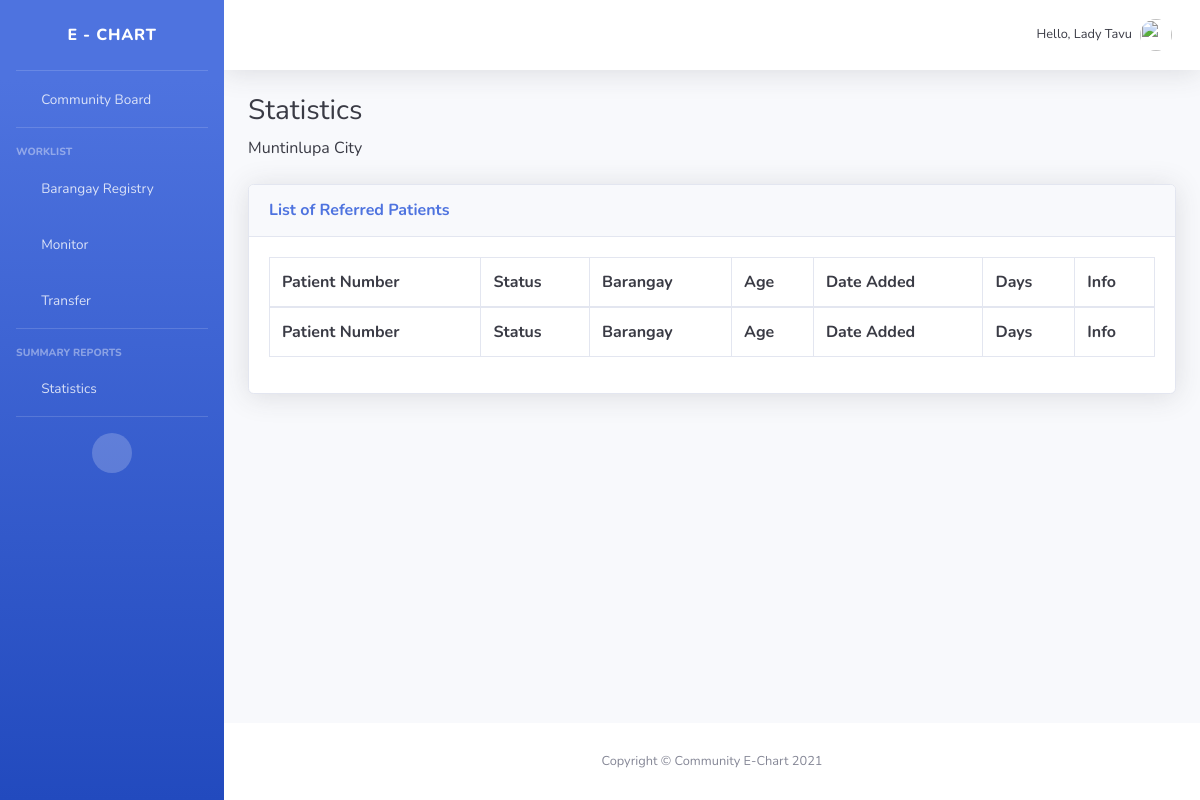
Page /listreferred/ (signed in) on the earlier database version.
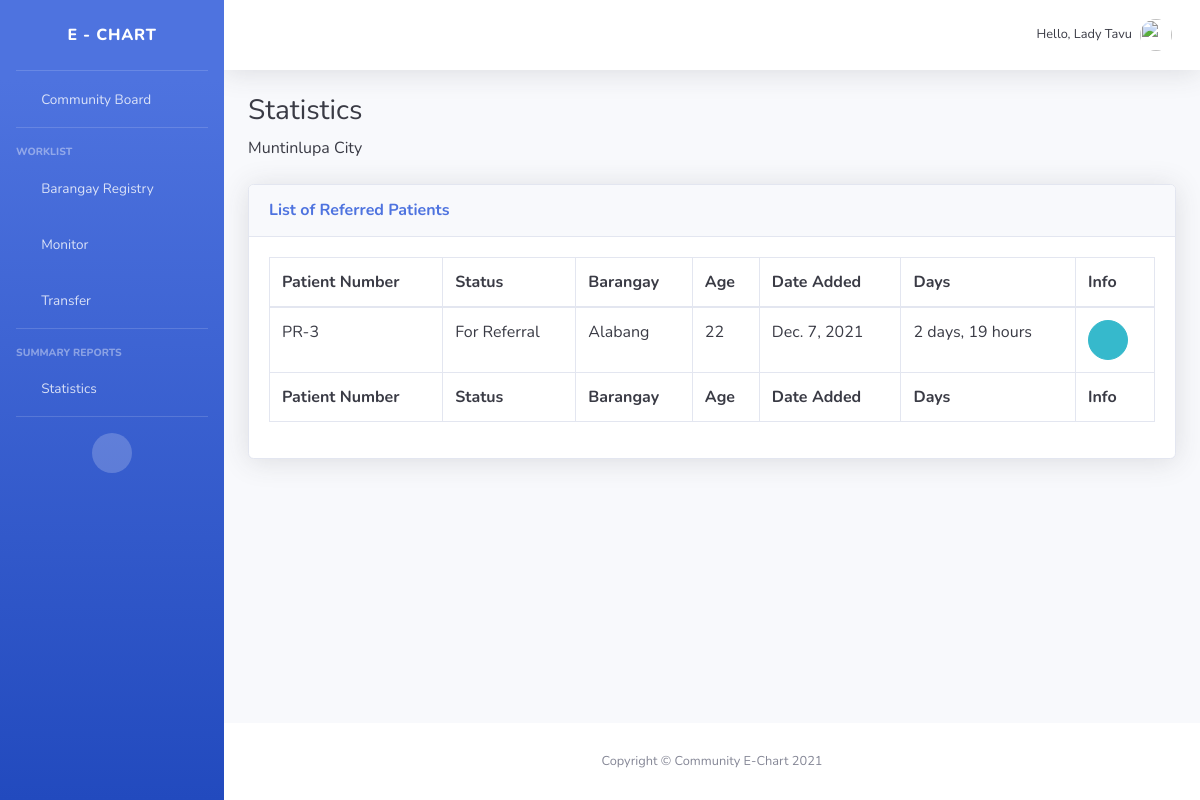
Same page on the later database version.
### chart/models.py (models this page shows, shortened)
class Patient(models.Model):
    GENDER = (
                ('Male', 'Male'),
                ('Female', 'Female'),
    )
    BARANGAY = (
                    ('Alabang', 'Alabang'),
                    ('Ayala-Alabang', 'Ayala-Alabang'),
                    ('Bayanan', 'Bayanan'),
                    ('Buli', 'Buli'),
                    ('Cupang', 'Cupang'),
                    ('Poblacion', 'Poblacion'),
                    ('Putatan', 'Putatan'),
                    ('Sucat', 'Sucat'),
                    ('Tunasan', 'Tunasan'),
    )
    CITY = (
                ('Muntinlupa', 'Muntinlupa'),
    )
    FIRSTDOSE = (
                    ('Yes', 'Yes'),
                    ('No', 'No'),
    )
    SECONDDOSE = (
                    ('Yes', 'Yes'),
                    ('No', 'No'),
    )
    TELEMEDICINE = (
                        ('TelAventusMD', 'TelAventusMD'),
                        ('SeeYouDoc', 'SeeYouDoc'),
                        ('MedCheck', 'MedCheck'),
                        ('TeliMed', 'TeliMed'),
                        ('KonsultaMD', 'KonsultaMD'),
                        ('CloudPx', 'CloudPx'),
                        ('HealthNow', 'HealthNow'),
    )
    ANTIGENRESULT = (
                    ('Positive', 'Positive'),
                    ('Negative', 'Negative'),
    )
    RTPCRRESULT = (
                    ('Positive', 'Positive'),
                    ('Negative', 'Negative'),
    )
    XRAY = (
                    ('Chest Xray', 'Chest Xray'),
                    ('Film Array', 'Film Array'),
    )
    STATUS = (
                    ('Home Isolation', 'Home Isolation'),
                    ('For Referral', 'For Referral'),
                    ('For Transfer', 'For Transfer')
    )
    VACCINE = (
                    ('None', 'None'),
                    ('CoronaVac (Sinovac)', 'CoronaVac (Sinovac)'),
                    ('Gamaleya Sputnik V', 'Gamaleya Sputnik V'),
                    ('Johnson and Johnson\'s Janssen', 'Johnson and Johnson\'s Janssen'),
                    ('Bharat BioTech', 'Bharat BioTech'),
                    ('Moderna', 'Moderna'),
                    ('Sinopharm', 'Sinopharm')
    )
    name = models.CharField(max_length=200, null=True)
    age = models.CharField(max_length=200, null=True)
    gender = models.CharField(max_length=200, null=True, choices=GENDER)
    address = models.CharField(max_length=200, null=True)
    barangay = models.CharField(max_length=200, null=True, choices=BARANGAY)
    city = models.CharField(max_length=200, null=True, choices=CITY)
    numchild = models.CharField(max_length=200, null=True, blank=True)
    namechild = models.CharField(max_length=200, null=True, blank=True)
    contactnumber = models.CharField(max_length=200, null=True)
    email = models.CharField(max_length=200, null=True)
    vaccine = models.CharField(max_length=200, null=True, choices=VACCINE)
    firstdose = models.CharField(max_length=200, null=True, choices=FIRSTDOSE)
    seconddose = models.CharField(max_length=200, null=True, choices=SECONDDOSE)
    fdosedate = models.DateField(null=True, blank=True)
    sdosedate = models.DateField(null=True, blank=True)
    telemedicine = models.CharField(max_length=200, null=True, choices=TELEMEDICINE)
    antigenresult = models.CharField(max_length=200, null=True, choices=ANTIGENRESULT)
    antigendate = models.DateField(null=True)
    antigenfile = models.ImageField(verbose_name= "antigenfile", null = True, blank=True, upload_to = "pic_uploads/")
    rtpcrresult = models.CharField(max_length=200, null=True, choices=RTPCRRESULT)
    rtpcrdate = models.DateField(null=True)
    rtpcrfile = models.ImageField(verbose_name= "rtpcrfile", null = True, blank=True, upload_to = "pic_uploads/")
    xray = models.CharField(max_length=200, null=True, choices=XRAY)
    xraydate = models.DateField(null=True)
    xrayfile = models.ImageField(verbose_name= "xrayfile", null = True, blank=True, upload_to = "pic_uploads/")
    status = models.CharField(max_length=200, null=True, choices=STATUS)
    date_created = models.DateTimeField(auto_now_add=True, null=True)
    bmiheight = models.FloatField(max_length=200, null=True)
    bmiweight = models.FloatField(max_length=200, null=True)
    finalbmi = models.FloatField(max_length=200, null=True)
    QUESTION3 = (
                    ('Yes', 'Yes'),
                    ('No', 'No'),
    )
    QUESTION4 = (
                    ('Yes', 'Yes'),
                    ('No', 'No'),
    )
    startdate = models.DateField(null=True)
    lastdate = models.DateField(null=True)
    question3 = models.CharField(max_length=200, null=True, choices=QUESTION3)
    question4 = models.CharField(max_length=200, null=True, choices=QUESTION4)
    question5 = models.CharField(max_length=200, null=True)
    @property
    def is_recent(self):
        return (self.date_created + timedelta(days=14)) > datetime.today()

### chart/views.py (the view)
# urls.py: path('listreferred/', views.listreferred, name="listreferred"),
@login_required(login_url='login')
def listreferred(request):
    patients = Patient.objects.filter(status='For Referral')
    return render(request, 'chart/listreferred.html', {'patients':patients})

### account/models.py (called while the page is built)
    def getFullName(self):
        return str(self.firstname + " " + self.lastname).title()

    def is_Doctor(self):
        return self.groups.filter(name="Doctors").exists()

    def is_LGU(self):
        return self.groups.filter(name="LGU Employees").exists()

### chart/templates/chart/listreferred.html
{% extends 'chart/navbar.html' %}
{% load static %}
{% block content %}
                    <h1 class="h3 mb-2 text-gray-900">Statistics</h1>
                    <p class="mb-4 text-gray-900">Muntinlupa City</p>
                    <div class="card shadow mb-4">
                        <div class="card-header py-3">
                            <h6 class="m-0 font-weight-bold text-primary">List of Referred Patients</h6>
                        </div>
                        <div class="card-body">
                            <div class="table-responsive">
                                <table class="table table-bordered text-gray-900" id="dataTable" width="100%" cellspacing="0">
                                    <thead>
                                        <tr>
                                            <th>Patient Number</th>
                                            <th>Status</th>
                                            <th>Barangay</th>
                                            <th>Age</th>
                                            <th>Date Added</th>
                                            <th>Days</th>
                                            <th>Info</th>
                                        </tr>
                                    </thead>
                                    <tfoot>
                                        <tr>
                                            <th>Patient Number</th>
                                            <th>Status</th>
                                            <th>Barangay</th>
                                            <th>Age</th>
                                            <th>Date Added</th>
                                            <th>Days</th>
                                            <th>Info</th>
                                        </tr>
                                    </tfoot>
                                    <tbody>
                                        {% for i in patients %}
                                            {% if i.is_recent %}
                                                <tr>
                                                    <td>PR-{{i.id}}</td>
                                                    <td>{{i.status}}</td>
                                                    <td>{{i.barangay}}</td>
                                                    <td>{{i.age}}</td>
                                                    <td>{{i.date_created.date}}</td>
                                                    <td>{{i.date_created|timesince}}</td>
                                                    <td><a href="{% url 'patientinfo' i.id %}" class="btn btn-info btn-circle"><i class="fas fa-info-circle"></i></a></td>
                                                </tr>
                                            {% endif %}
                                        {% endfor %}
                                    </tbody>
                                </table>
                            </div>
                        </div>
                    </div>
{% endblock content %}

Differences in the rows shown:
added Patient: id "3", status "For Referral", barangay "Alabang", age "22", date_created "Dec. 7, 2021", date_created "2 days, 19 hours"
